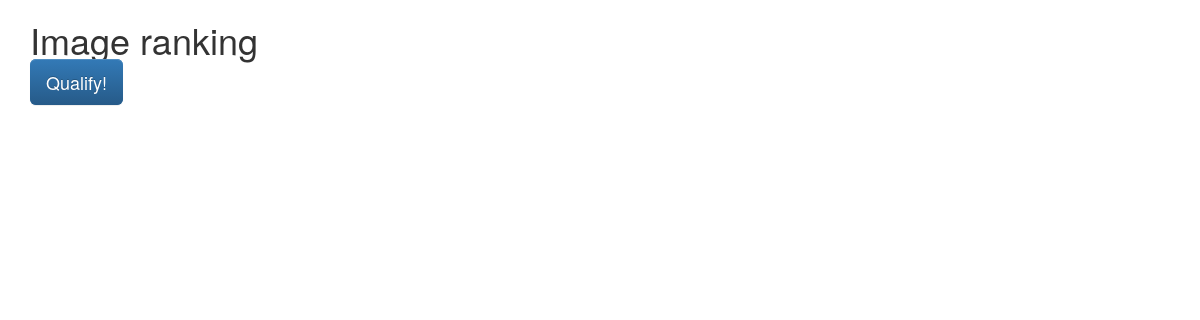
Before: / with the older database file.
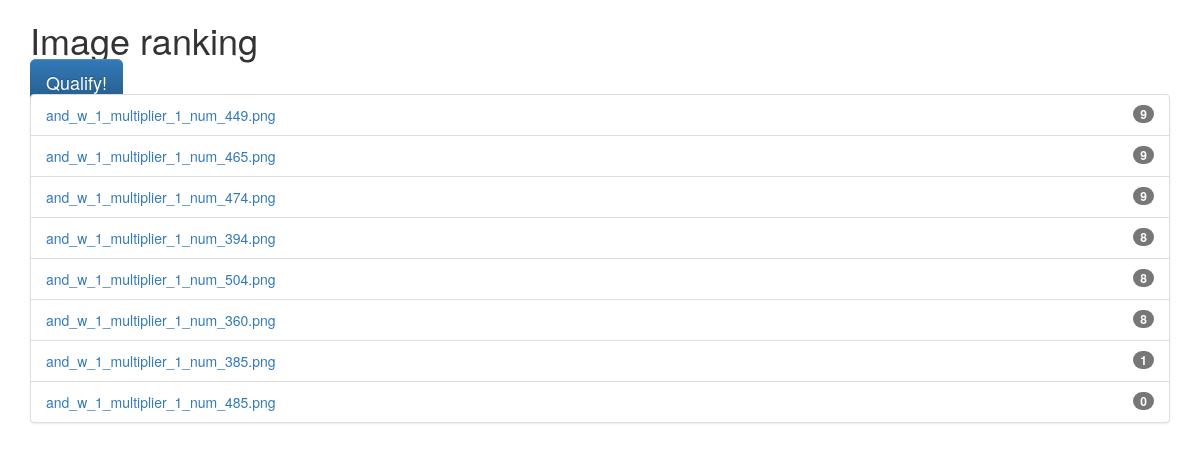
After: the same page with the newer database file.
### tables this page shows
CREATE TABLE "images" (
	"id"	INTEGER,
	"filename"	TEXT,
	"points"	INTEGER,
	PRIMARY KEY("id" AUTOINCREMENT)
);

### index.php (the view, shortened to what this page needs)
<!DOCTYPE html>
<html lang="en" dir="ltr">
  <head>
  </head>
  <body>
<div class="container">
  <h1>Image ranking</h1>
  <div class="row">
    <div class="col-md-12">
  <a class="btn-lg btn-primary" role="button" href="qualify.php">Qualify!</a>
</div>
<div class="col-md-12">
  <ul class="list-group">
    <?php
        $bd = new SQLite3('db/image_qualifier.db');
        $results = $bd->query('SELECT * FROM images order by points desc');
        while ($row = $results->fetchArray()) {
            ?>
        <li class="list-group-item"> <a target="view" href="images/<?php echo $row['filename']?>"><?php echo $row['filename']?> </a>
        <span class="badge badge-primary badge-pill"> <?php echo $row['points']?></span>
      </li>
<?php
        }
        ?>
</ul>
      </div>
      </div>
      </div>
<?php require "footer.php"?>

### footer.php (shortened to what this page needs)
<link rel="stylesheet" href="https://maxcdn.bootstrapcdn.com/bootstrap/3.3.7/css/bootstrap.min.css">
<link rel="stylesheet" href="https://maxcdn.bootstrapcdn.com/bootstrap/3.3.7/css/bootstrap-theme.min.css">
  </body>
</html>

Changed rows visible on the page:
added images: filename "and_w_1_multiplier_1_num_449.png", points "9"
added images: filename "and_w_1_multiplier_1_num_465.png", points "9"
added images: filename "and_w_1_multiplier_1_num_474.png", points "9"
added images: filename "and_w_1_multiplier_1_num_394.png", points "8"
added images: filename "and_w_1_multiplier_1_num_504.png", points "8"
added images: filename "and_w_1_multiplier_1_num_360.png", points "8"
added images: filename "and_w_1_multiplier_1_num_385.png", points "1"
added images: filename "and_w_1_multiplier_1_num_485.png", points "0"
